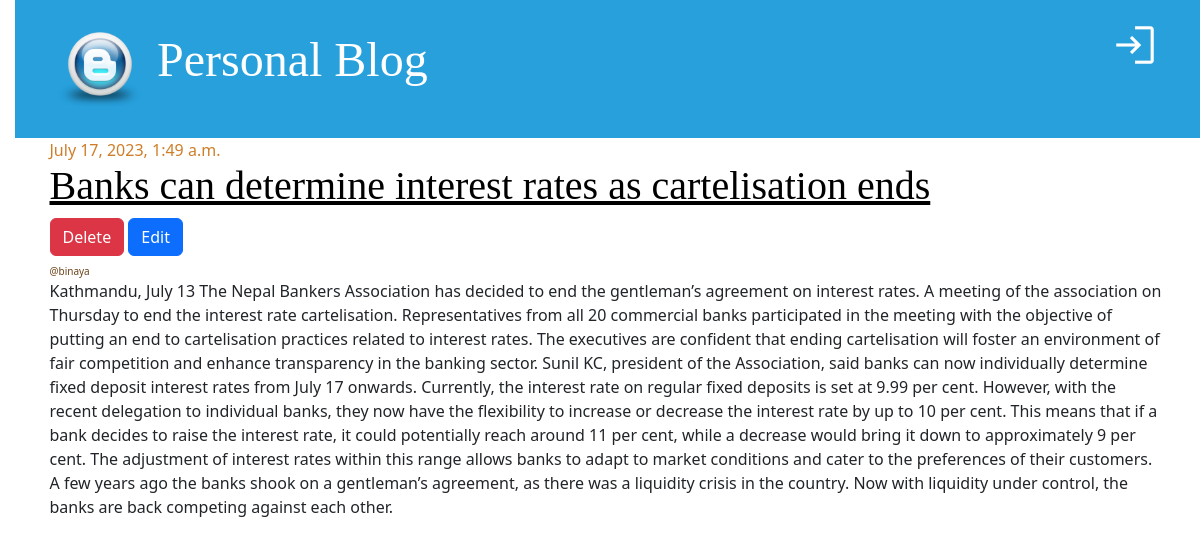
The app's page /post_detail/3/ with its own data.
### blog_app/models.py (models this page shows, shortened)
class Post(models.Model):
    title=models.CharField(max_length=256)
    content=models.TextField()
    author=models.ForeignKey("auth.user", on_delete=models.CASCADE)
    created_at=models.DateTimeField(auto_now_add=True)
    updated_at=models.DateTimeField(auto_now=True)
    published_at=models.DateTimeField(null=True, blank=True)

### blog_app/views.py (the view)
# urls.py: path("post_detail/<int:pk>/",views.PostDetailView.as_view(), name='post_detail'),
class PostDetailView(DetailView):
    model=Post
    template_name="post_detail.html"
    context_object_name="post"
    def get_queryset(self):
      queryset=Post.objects.filter(pk=self.kwargs["pk"], published_at__isnull=False)
      return queryset

### templates/post_detail.html
{% extends "base.html" %}
{% block content %}
<div class="row">
    <div class="col">
        <div class="post">
            <div class="date">{{post.published_at}}</div>
            <h1>
                <a href="">{{post.title}}</a>
            </h1>
            <div class="mt-2 my-2">
                <a href="{% url 'post_delete' post.pk %}" class="btn btn-danger">Delete</a>
                <a href="{% url 'post_update' post.pk %}" class="btn btn-primary">Edit</a>
            </div>
            <div class="date author">@{{post.author.username}}</div>
            <p>
                {{post.content}}
            </p>
        </div>
    </div>
</div>
{% endblock content %}

### static/css/blog.css (style rules this page uses)
body { padding-left: 15px; }
h1 a { color: #27a0dc; font-family: "Lobster"; }
h1, h2, h3, h4 { font-family: "Lobster", cursive; }
.date { color: #ce7e29; }
.post { margin-bottom: 30px; }
.post h1 a, .post h1 a:visited { color: #000000; }
.author { font-size: 10px; color: #6b441a; }

### records on screen
Post: published_at "July 17, 2023, 1:49 a.m.", title "Banks can determine interest rates as cartelisation ends", author.username "binaya", content "Kathmandu, July 13 The Nepal Bankers Association has decided to end the gentleman’s agreement on interest rates. A meeting of the association on Thursday to end the interest rate cartelisation. Representatives from all 20 commercial banks participated in the meeting with the objective of putting an end to cartelisation practices related to interest rates. The executives are confident that ending cartelisation will foster an environment of fair competition and enhance transparency in the banking sector. Sunil KC, president of the Association, said banks can now individually determine fixed deposit interest rates from July 17 onwards. Currently, the interest rate on regular fixed deposits is…"
